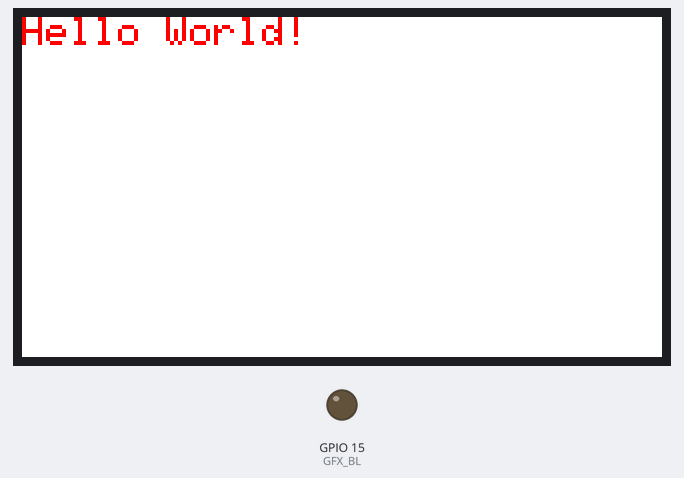
This program was run on a simulated ESP32-C6. Shown: 320×170 colour display, output pins drawn as LEDs (lit = HIGH). What the program prints to the serial monitor is not drawn.

Above: at 0.2 s.
At 6.3 s:
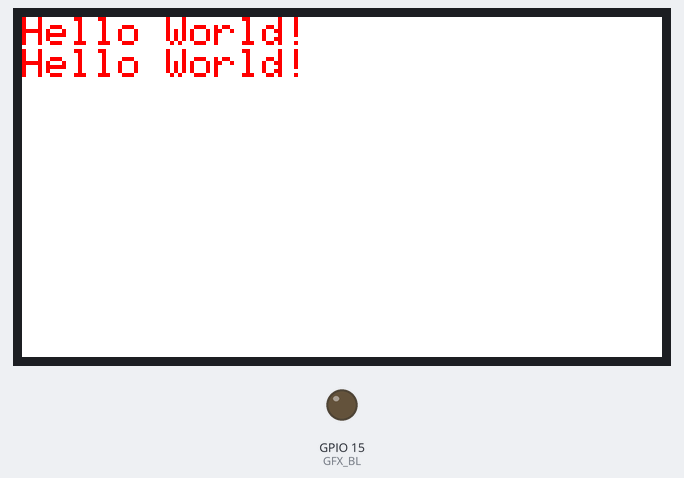
At 7.3 s:
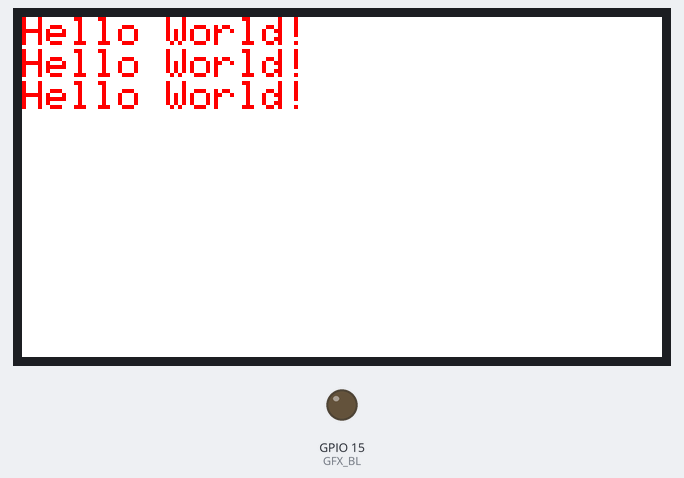
At 8.3 s:
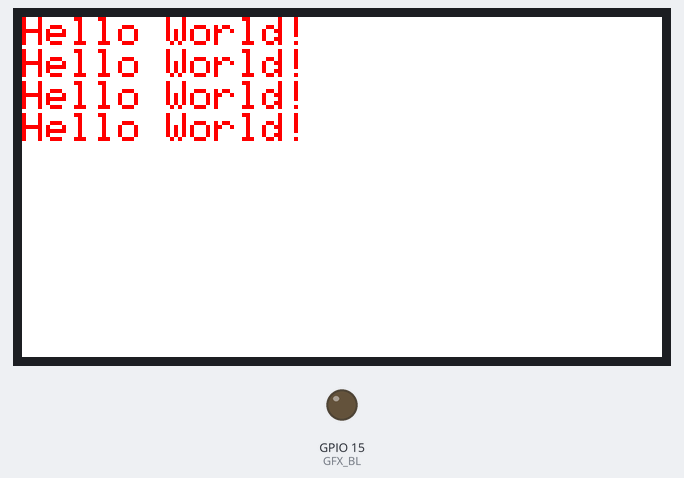
At 9.3 s:
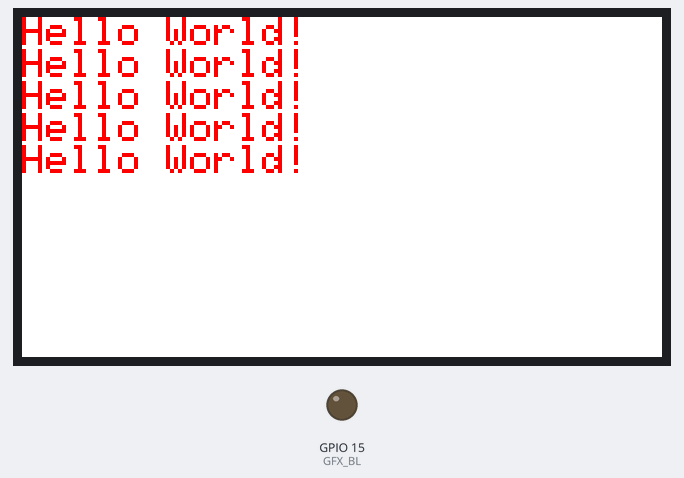

The program:

main.cpp
```cpp
/* Arduino_GFX Hello World example für waveshare ESP32-C6 TFT 1.91" */

#include <Arduino.h>
#include <Arduino_GFX_Library.h>

#define GFX_BL 15 // default backlight pin, you may replace DF_GFX_BL to actual backlight pin

Arduino_DataBus *bus = new Arduino_HWSPI(6 /* DC */, 7 /* CS */, 5 /* SCK */, 4 /* MOSI */);
Arduino_GFX *gfx = new Arduino_ST7789(bus, 14 /* RST */, 0 /*rotation*/, 0 /*IPS屏*/, 170 /*w*/, 320 /*h*/, 35 /*起始列偏移（左边）*/, 0 /*起始行偏移（上边）*/, 35 /*结束列偏移（右边）*/, 0 /*结束行偏移（下边）*/);

void setup(void)
{
  Serial.begin(115200);
  // Serial.setDebugOutput(true);
  // while(!Serial);
  Serial.println("Arduino_GFX Hello World example");

#ifdef GFX_EXTRA_PRE_INIT
  GFX_EXTRA_PRE_INIT();
#endif

  // Init Display
  if (!gfx->begin())
  {
    Serial.println("gfx->begin() failed!");
  }
  gfx->fillScreen(WHITE);

#ifdef GFX_BL
  pinMode(GFX_BL, OUTPUT);
  digitalWrite(GFX_BL, LOW);
#endif

  gfx->setCursor(0, 0);
  gfx->setTextSize(2, 2, 1);
  ;
  gfx->setRotation(1);
  gfx->setTextColor(RED);
  gfx->println("Hello World!");
  printf("w:%d,h:%d\n", gfx->width(), gfx->height());
  delay(5000); // 5 seconds
}

void loop()
{
  // gfx->setCursor(random(gfx->width()), random(gfx->height()));
  // gfx->setTextColor(random(0xffff), random(0xffff));
  // gfx->setTextSize(random(6) /* x scale */, random(6) /* y scale */, random(2) /* pixel_margin */);

  gfx->setCursor(0, 0);
  gfx->fillScreen(WHITE);
  for (int i = 0; i < 5; i++)
  {

    gfx->println("Hello World!");
    delay(1000); // 1 second
  }
}
```

Measured:
- by itself, everything shown: repeats every 5.1 s, in 5 steps
- what the display in image 1 shows lasts 1.0 s, from 6.2 s to 7.2 s
- what the display in image 4 shows lasts 1.1 s, from 9.2 s to 10.3 s
